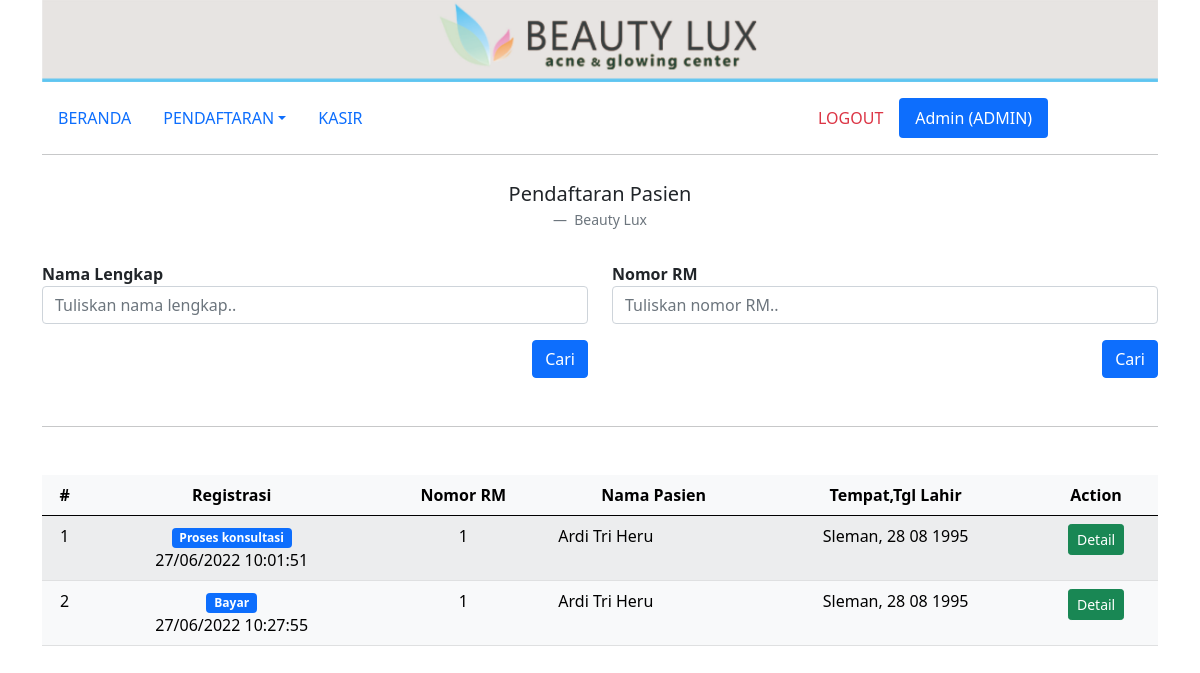
The page /daftar_treatment.php (signed in) on the database its author committed.
### tables this page shows
CREATE TABLE `treatment` (
  `id_treatment` int(100) NOT NULL AUTO_INCREMENT,
  `id_customer` int(10) NOT NULL,
  `id_user` int(3) NOT NULL,
  `dokter` varchar(50) NOT NULL,
  `konsultasi` varchar(100) NOT NULL,
  `note` varchar(100) NOT NULL,
  `tanggal` timestamp NOT NULL DEFAULT current_timestamp() ON UPDATE current_timestamp(),
  `status` int(1) NOT NULL,
  `kesimpulan` varchar(100) DEFAULT NULL,
  PRIMARY KEY (`id_treatment`),
  KEY `id_treatment` (`id_treatment`),
  KEY `id_customer` (`id_customer`),
  CONSTRAINT `treatment_ibfk_1` FOREIGN KEY (`id_customer`) REFERENCES `customer` (`id_customer`)
);

CREATE TABLE `customer` (
  `id_customer` int(10) NOT NULL AUTO_INCREMENT,
  `nama` varchar(50) NOT NULL,
  `tgl_lahir` date NOT NULL,
  `tempat_lahir` varchar(20) NOT NULL,
  `alamat` varchar(100) NOT NULL,
  `no_hp` varchar(13) NOT NULL,
  PRIMARY KEY (`id_customer`),
  KEY `id_customer` (`id_customer`)
);

### daftar_treatment.php (the view)
<?php include('templates/header.php'); ?>
<div class="container mb-5">
    <div class="row">
        <div class="col-md-12">
            <img src="img/header.jpg" class="img-fluid" alt="...">
        </div>
    </div>
    <div class="row mt-3 mb-2">
        <div class="col">
            <?php include('menu.php'); ?>
        </div>
    </div>
    <div class="row">
        <figure class="text-center">
            <blockquote class="blockquote">
                <p>Pendaftaran Pasien</p>
            </blockquote>
            <figcaption class="blockquote-footer">
                Beauty Lux
            </figcaption>
        </figure>
    </div>
    <div class="row mb-5">
        <div class="col-md-6">
            <form method="post" action="daftar_treatment_cari_nama_list.php" class="row g-3">
                <div class="col-12">
                    <label><b>Nama Lengkap</b></label>
                    <input type="text" name="nama" class="form-control" placeholder="Tuliskan nama lengkap..">
                </div>
                <div class="col-12">
                    <button type="submit" class="btn btn-primary float-end">Cari</button>
                </div>
            </form>
        </div>
        <div class="col-md-6">
            <form method="get" action="daftar_treatment_form.php" class="row g-3">
                <div class="col-12">
                    <label><b>Nomor RM</b></label>
                    <input type="text" name="id_customer" class="form-control" placeholder="Tuliskan nomor RM..">
                </div>
                <div class="col-12">
                    <button type="submit" class="btn btn-primary float-end">Cari</button>
                </div>
            </form>
        </div>
    </div>
    <hr>
    <div class="row mt-5">
        <div class="col-md-12">
            <table class="table table-hover table-light table-striped">
                <thead>
                    <tr>
                        <th class="text-center" scope="col">#</th>
                        <th class="text-center" scope="col">Registrasi</th>
                        <th class="text-center" scope="col">Nomor RM</th>
                        <th class="text-center" scope="col">Nama Pasien</th>
                        <th class="text-center" scope="col">Tempat,Tgl Lahir</th>
                        <th class="text-center" scope="col">Action</th>
                    </tr>
                </thead>
                <tbody>
                    <?php
                    $no = 1;
                    include 'templates/koneksi.php';
                    $query = mysqli_query($koneksi, "
                    SELECT *,
                    CASE
                    WHEN treatment.status = 0 THEN 'Proses konsultasi'
                    WHEN treatment.status = 1 THEN 'Farmasi'
                    WHEN treatment.status = 2 THEN 'Bayar'
                    END AS nm_status
                    FROM treatment
                    JOIN customer
                    ON treatment.id_customer = customer.id_customer
                    ORDER BY treatment.id_treatment DESC
                    ");
                    while ($d = mysqli_fetch_array($query)) {
                    ?>
                        <tr>
                            <td class="text-center" scope="row"><?= $no++; ?></td>
                            <td class="text-center" scope="row"> <span class="badge bg-primary"><?= $d['nm_status']; ?></span><br><?= date('d/m/Y H:i:s', strtotime($d['tanggal'])); ?></td>
                            <td class="text-center" scope="row"><?= $d['id_customer']; ?></td>
                            <td class="text-right" scope="row"><?= $d['nama']; ?></td>
                            <td class="text-center" scope="row"><?= $d['tempat_lahir'] . ',&nbsp;' . date('d m Y', strtotime($d['tgl_lahir'])); ?></td>
                            <td class="text-center" scope="row">
                                <a href="daftar_treatment_detail.php?id_treatment=<?= $d['id_treatment']; ?>" type="button" class="btn btn-success btn-sm">Detail</a>
                            </td>
                            </ </tr>
                        <?php } ?>
            </table>
        </div>
    </div>
</div>
<?php include('templates/footer.php'); ?>

### rows shown on the page
treatment: nm_status "Proses konsultasi", tanggal "27/06/2022 10:01:51", id_customer.id_customer "1", id_customer.nama "Ardi Tri Heru", id_customer.tempat_lahir "Sleman", id_customer.tgl_lahir "28 08 1995"
treatment: nm_status "Bayar", tanggal "27/06/2022 10:27:55", id_customer.id_customer "1", id_customer.nama "Ardi Tri Heru", id_customer.tempat_lahir "Sleman", id_customer.tgl_lahir "28 08 1995"

### other values the page prints
$_SESSION["nama_user"] "Admin"
$_SESSION["login_as"] "ADMIN"
